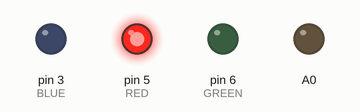
This sketch was run on a simulated Arduino Uno, built with avr-gcc and run on an emulated ATmega328P. Parts: output pins drawn as LEDs (lit = HIGH).

Above: at 1.2 s.
At 2.2 s:
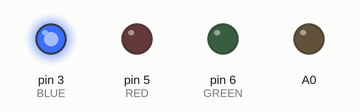
At 4.2 s:
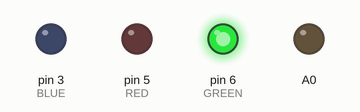
At 5.5 s:
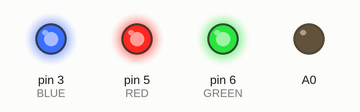
Timing chart, 0 to 6.8 s (numbered marks = the images above):
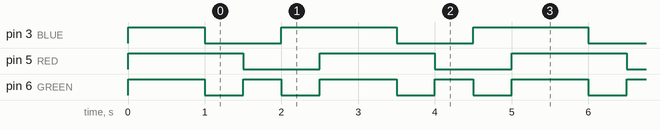

The sketch:

Tester.ino
```cpp
#define BLUE 3
#define RED 5
#define GREEN 6

void setup()
{
  Serial.begin(115200);
  pinMode(A0, OUTPUT);

  pinMode(RED, OUTPUT);
  pinMode(GREEN, OUTPUT);
  pinMode(BLUE, OUTPUT);
  digitalWrite(RED, HIGH);
  digitalWrite(GREEN, HIGH);
  digitalWrite(BLUE, HIGH);
  delay(1000);
  digitalWrite(RED, LOW);
  digitalWrite(GREEN, LOW);
  digitalWrite(BLUE, LOW);
}

void loop()
{
  digitalWrite(RED, HIGH);
  delay(500);
  digitalWrite(RED, LOW);
  digitalWrite(GREEN, HIGH);
  delay(500);
  digitalWrite(GREEN, LOW);
  digitalWrite(BLUE, HIGH);
  delay(500);
  digitalWrite(RED, HIGH);
  digitalWrite(GREEN, HIGH);
  digitalWrite(BLUE, HIGH);
  delay(1000);
  digitalWrite(RED, LOW);
  digitalWrite(GREEN, LOW);
  digitalWrite(BLUE, LOW);
}
```

Measured:
- by itself, pin 3 (BLUE), pin 5 (RED): alternates HIGH for 1.5 s and LOW for 1.0 s
- by itself, pin 6 (GREEN): repeats every 2.5 s: HIGH 0.50 s, LOW 0.50 s, HIGH 1.0 s, LOW 0.50 s
- by itself, everything shown: repeats every 2.5 s, in 5 steps
